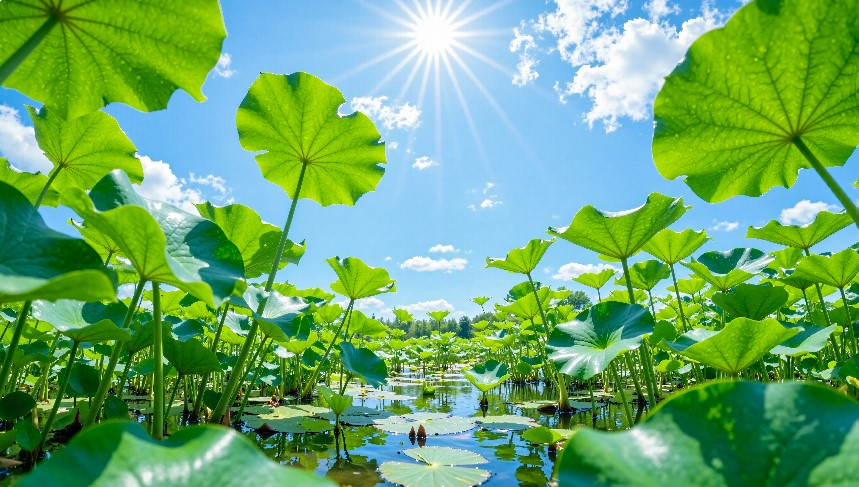
//> input picture 实验课作业/lab02/test.jpg, 859 x 487 px
$ ./main   (built with g++ and OpenCV 4)
//> lines starting //> are read from the running program, lines starting //| are printed output that depends on the picture
#include <opencv2/opencv.hpp>
#include <iostream>

using namespace cv;
using namespace std;

int main(int argc, char **argv)
{
    // -------------------------- 任务1：读取测试图片 --------------------------
    Mat src = imread("test.jpg"); // 替换为你的图片路径
//> src is the input picture: 487 rows x 859 cols, CV_8UC3; mean B, G, R 109, 169, 108.2
    if (src.empty())
    {
        cout << "无法读取图片，请检查路径！" << endl;
        return -1;
    }

    // -------------------------- 任务2：输出图像基本信息 --------------------------
    cout << "=== 图像基本信息 ===" << endl;
    cout << "宽度 (Width): " << src.cols << " px" << endl;
//| 宽度 (Width): 859 px
    cout << "高度 (Height): " << src.rows << " px" << endl;
//| 高度 (Height): 487 px
    cout << "通道数 (Channels): " << src.channels() << endl;
//| 通道数 (Channels): 3
    cout << "数据类型 (Type): " << typeToString(src.type()) << endl;
//| 数据类型 (Type): CV_8UC3

    // -------------------------- 任务3：显示原图 --------------------------
    namedWindow("原图", WINDOW_AUTOSIZE);
    imshow("原图", src);

    // -------------------------- 任务4：转换为灰度图并显示 --------------------------
    Mat gray;
    cvtColor(src, gray, COLOR_BGR2GRAY);
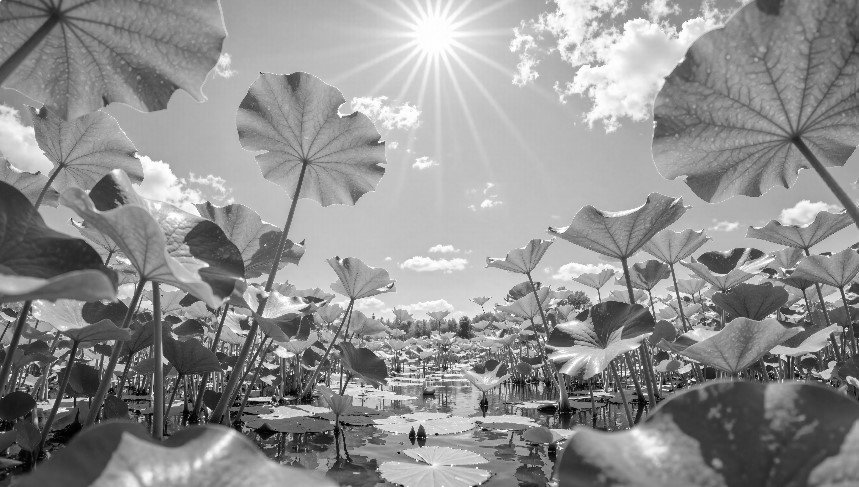
//> gray: 487 rows x 859 cols, CV_8UC1; min 0, max 255, mean 144
    namedWindow("灰度图", WINDOW_AUTOSIZE);
    imshow("灰度图", gray);

    // -------------------------- 任务5：保存灰度图 --------------------------
    imwrite("c++ gray_test.jpg", gray);
    cout << "灰度图已保存为 c++ gray_test.jpg" << endl;

    // -------------------------- 任务6：NumPy 风格简单操作（C++ 实现） --------------------------
    // 1. 输出某个像素值（以原图左上角 (0,0) 为例）
    Vec3b pixel = src.at<Vec3b>(0, 0);
//> pixel = [186, 255, 224]
    cout << "左上角像素 (BGR): ("
         << (int)pixel[0] << ", "
         << (int)pixel[1] << ", "
         << (int)pixel[2] << ")" << endl;
//| 左上角像素 (BGR): (186, 255, 224)

    // 2. 裁剪左上角区域并保存
    Rect roi(0, 0, 200, 200); // 从 (0,0) 开始，宽200，高200
    Mat cropped = src(roi);
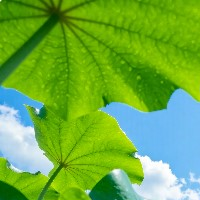
//> cropped: 200 rows x 200 cols, CV_8UC3; mean B, G, R 66, 174.1, 109.3
    imwrite("c++ cropped_top_left.jpg", cropped);
    cout << "左上角裁剪图已保存为 c++ cropped_top_left.jpg" << endl;

    // 显示裁剪图
    namedWindow("裁剪图", WINDOW_AUTOSIZE);
    imshow("裁剪图", cropped);

    // 等待按键后关闭窗口
    waitKey(0);
    destroyAllWindows();

    return 0;
}
